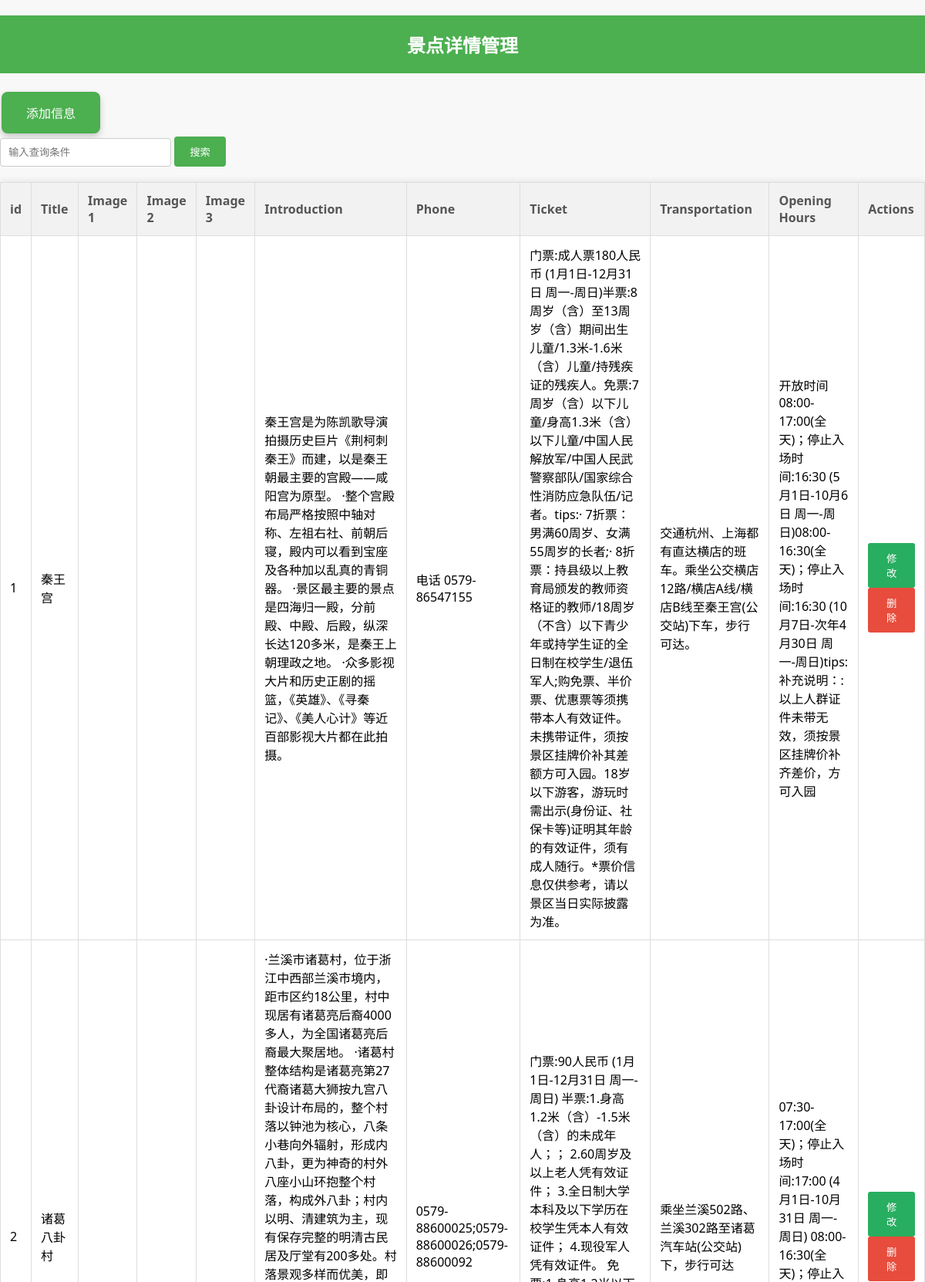
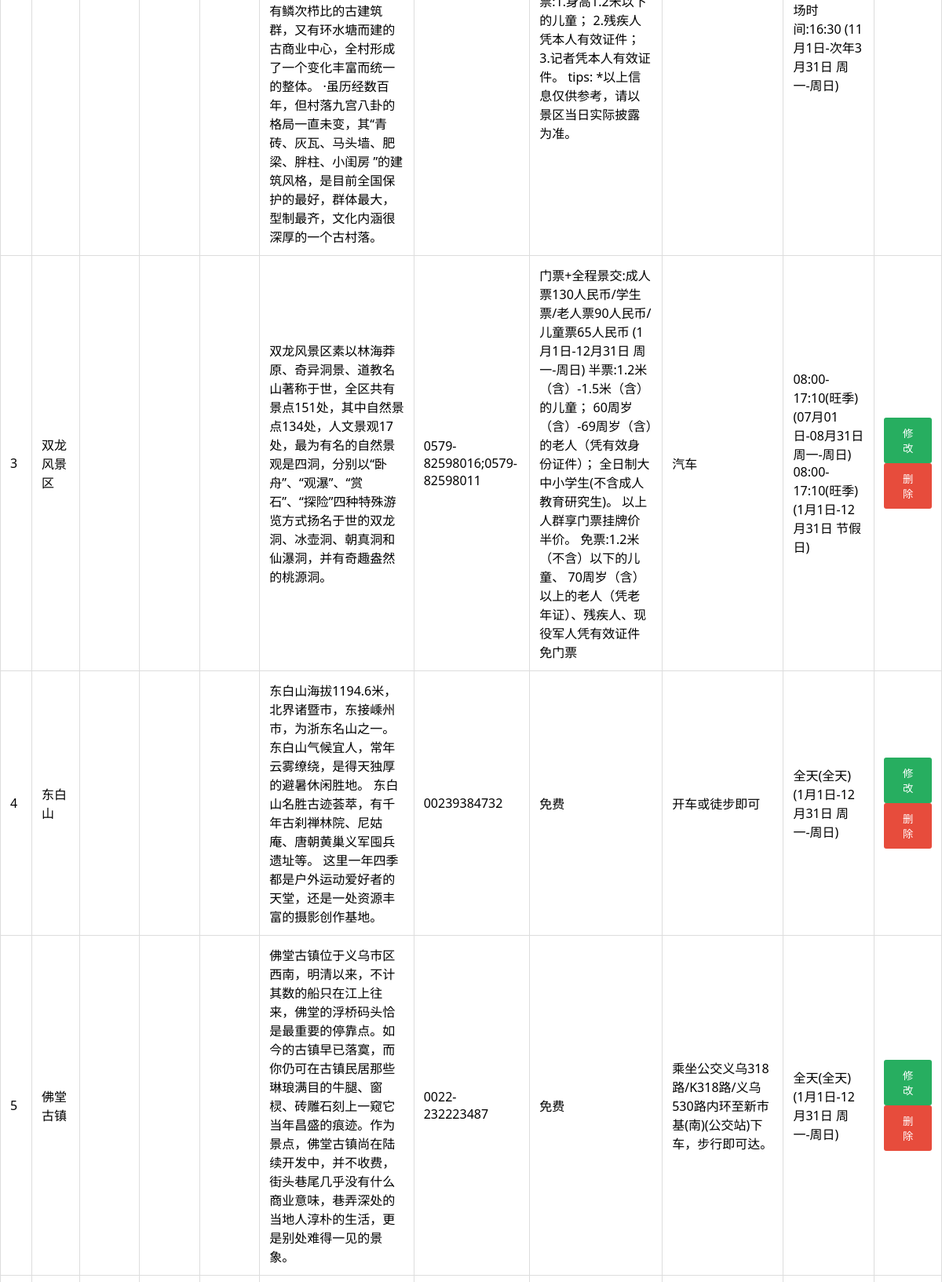
The app's page /ternaiml_manger/tourist_detail.php (upper part) with its own data (2 pictures, top to bottom).
### tables this page shows
CREATE TABLE `tourist_details` (
  `tourist_id` int(11) NOT NULL,
  `title` varchar(255) DEFAULT NULL,
  `image1` varchar(255) DEFAULT NULL,
  `image2` varchar(255) DEFAULT NULL,
  `image3` varchar(255) DEFAULT NULL,
  `introduction` text,
  `phone` text,
  `ticket` text,
  `transportation` text,
  `opening_hours` text
);

### ternaiml_manger/tourist_detail.php (the view, shortened to what this page needs)
<?php
require "config.php";
$itemsPerPage = 7;
$page = isset($_GET['page']) ? $_GET['page'] : 1;
$touristsData = [];
$searchQuery = "";
$touristsQuery = "SELECT * FROM tourist_details $searchQuery LIMIT " . (($page - 1) * $itemsPerPage) . ", $itemsPerPage";
$touristsResult = $conn->query($touristsQuery);
while ($tourist = $touristsResult->fetch_assoc()) {
    $touristsData[] = [
        'tourist_id' => $tourist['tourist_id'],
        'title' => htmlspecialchars($tourist['title']),
        'image1' => $tourist['image1'],
        'image2' => $tourist['image2'],
        'image3' => $tourist['image3'],
        'introduction' => htmlspecialchars($tourist['introduction']),
        'phone' => htmlspecialchars($tourist['phone']),
        'ticket' => htmlspecialchars($tourist['ticket']),
        'transportation' => htmlspecialchars($tourist['transportation']),
        'opening_hours' => htmlspecialchars($tourist['opening_hours'])
    ];
}
?>
<!DOCTYPE html>
<html lang="en">
<head>
    <link rel="stylesheet" href="./css/tourist_detail.css">
</head>
<body>
    <h2>景点详情管理</h2>
    <table border="1" id="yourTable">
        <tr>
            <th>id</th>
            <th>Title</th>
            <th>Image 1</th>
            <th>Image 2</th>
            <th>Image 3</th>
            <th>Introduction</th>
            <th>Phone</th>
            <th>Ticket</th>
            <th>Transportation</th>
            <th>Opening Hours</th>
            <th>Actions</th>
        </tr>
        <?php foreach ($touristsData as $data) : ?>
            <tr>
                <td><?= $data['tourist_id'] ?></td>
                <td><?= $data['title'] ?></td>
                <td><img src="../<?= $data['image1'] ?>" alt=""></td>
                <td><img src="../<?= $data['image2'] ?>" alt=""></td>
                <td><img src="../<?= $data['image3'] ?>" alt=""></td>
                <td><?= $data['introduction'] ?></td>
                <td><?= $data['phone'] ?></td>
                <td><?= $data['ticket'] ?></td>
                <td><?= $data['transportation'] ?></td>
                <td><?= $data['opening_hours'] ?></td>
                <td>
                    <button class="edit-btn" data-original-name="<?= $data['title'] ?>" data-original-description="<?= $data['introduction'] ?>" data-original-image="<?= $data['image_url'] ?>" data-original-phone="<?= $data['phone'] ?>" data-original-ticket="<?= $data['ticket'] ?>" data-original-transportation="<?= $data['transportation'] ?>" data-original-opening-hours="<?= $data['opening_hours'] ?>" data-region-id="<?= $data['tourist_id'] ?>">
                        修改
                    </button>
                    <button class="delete-btn" onclick="confirmDelete(this)" data-original-name="<?= $data['title'] ?>" data-original-description="<?= $data['introduction'] ?>" data-original-image="<?= $data['image_url'] ?>" data-region-id="<?= $data['tourist_id'] ?>">
                        删除
                    </button>
                </td>
            </tr>
        <?php endforeach; ?>
        <button type="button" id="showAddModal" class="btn btn-primary custom-button" onclick="showAddModal()">
            添加信息
        </button>
        <div id="searchSection">
            <form method="get">
                <input type="text" name="search" id="searchInput" placeholder="输入查询条件">
                <button type="submit" id="searchButton">搜索</button>
            </form>
        </div>
    </table>
</body>
</html>

### ternaiml_manger/css/tourist_detail.css (style rules this page uses)
body { font-family: 'Segoe UI', Tahoma, Geneva, Verdana, sans-serif; margin: 0; padding: 0; background-color: #f8f8f8; }
h2 { color: #333; text-align: center; padding: 20px; background-color: #4CAF50; color: white; }
table { border-collapse: collapse; width: 100%; margin: 20px auto; background-color: #fff; box-shadow: 0 0 10px rgba(0, 0, 0, 0.1); }
th, td { border: 1px solid #ddd; padding: 12px; text-align: left; }
th { background-color: #f2f2f2; color: #555; }
button.edit-btn { background-color: #27ae60; color: #fff; border: none; padding: 10px 20px; cursor: pointer; border-radius: 3px; }
button.delete-btn { background-color: #e74c3c; color: #fff; border: none; padding: 10px 20px; cursor: pointer; border-radius: 3px; }

### ternaiml_manger/tourist_detail.php (style rules this page uses)
.custom-button { background-color: #4CAF50; border: none; color: white; padding: 15px 32px; text-align: center; text-decoration: none; display: inline-block; font-size: 16px; margin: 4px 2px; transition-duration: 0.4s; cursor: pointer; border-radius: 8px; box-shadow: 0 4px 8px 0 rgba(0, 0, 0, 0.2); }
#searchSection { margin-bottom: 20px; }
#searchInput { padding: 10px; width: 200px; border: 1px solid #ccc; border-radius: 4px; }
#searchButton { padding: 10px 20px; background-color: #4CAF50; color: white; border: none; border-radius: 4px; cursor: pointer; }

### records on screen
tourist_details: tourist_id "1", title "秦王宫", introduction "秦王宫是为陈凯歌导演拍摄历史巨片《荆柯刺秦王》而建，以是秦王朝最主要的宫殿——咸阳宫为原型。 ·整个宫殿布局严格按照中轴对称、左祖右社、前朝后寝，殿内可以看到宝座及各种加以乱真的青铜器。 ·景区最主要的景点是四海归一殿，分前殿、中殿、后殿，纵深长达120多米，是秦王上朝理政之地。 ·众多影视大片和历史正剧的摇篮，《英雄》、《寻秦记》、《美人心计》等近百部影视大片都在此拍摄。", phone "电话 0579-86547155", ticket "门票:成人票180人民币 (1月1日-12月31日 周一-周日)半票:8周岁（含）至13周岁（含）期间出生儿童/1.3米-1.6米（含）儿童/持残疾证的残疾人。免票:7周岁（含）以下儿童/身高1.3米（含）以下儿童/中国人民解放军/中国人民武警察部队/国家综合性消防应急队伍/记者。tips:· 7折票：男满60周岁、女满55周岁的长者;· 8折票：持县级以上教育局颁发的教师资格证的教师/18周岁（不含）以下青少年或持学生证的全日制在校学生/退伍军人;购免票、半价票、优惠票等须携带本人有效证件。未携带证件，须按景区挂牌价补其差额方可入园。18岁以下游客，游玩时需出示(身份证、社保卡等)证明其年龄的有效证件，须有成人随行。*票价信息仅供参考，请以景区当日实际披露为准。", transportation "交通杭州、上海都有直达横店的班车。乘坐公交横店12路/横店A线/横店B线至秦王宫(公交站)下车，步行可达。", opening_hours "开放时间08:00-17:00(全天)；停止入场时间:16:30 (5月1日-10月6日 周一-周日)08:00-16:30(全天)；停止入场时间:16:30 (10月7日-次年4月30日 周一-周日)tips:补充说明：:以上人群证件未带无效，须按景区挂牌价补齐差价，方可入园"
tourist_details: tourist_id "2", title "诸葛八卦村", introduction "·兰溪市诸葛村，位于浙江中西部兰溪市境内，距市区约18公里，村中现居有诸葛亮后裔4000多人，为全国诸葛亮后裔最大聚居地。 ·诸葛村整体结构是诸葛亮第27代裔诸葛大狮按九宫八卦设计布局的，整个村落以钟池为核心，八条小巷向外辐射，形成内八卦，更为神奇的村外八座小山环抱整个村落，构成外八卦；村内以明、清建筑为主，现有保存完整的明清古民居及厅堂有200多处。村落景观多样而优美，即有鳞次栉比的古建筑群，又有环水塘而建的古商业中心，全村形成了一个变化丰富而统一的整体。 ·虽历经数百年，但村落九宫八卦的格局一直未变，其“青砖、灰瓦、马头墙、肥梁、胖柱、小闺房 ”的建筑风格，是目前全国保护的最好，群体最大，型制最齐，文化内涵很深厚的一个古村落。", phone "0579-88600025;0579-88600026;0579-88600092", ticket "门票:90人民币 (1月1日-12月31日 周一-周日) 半票:1.身高1.2米（含）-1.5米（含）的未成年人；； 2.60周岁及以上老人凭有效证件； 3.全日制大学本科及以下学历在校学生凭本人有效证件； 4.现役军人凭有效证件。 免票:1.身高1.2米以下的儿童； 2.残疾人凭本人有效证件； 3.记者凭本人有效证件。 tips: *以上信息仅供参考，请以景区当日实际披露为准。", transportation "乘坐兰溪502路、兰溪302路至诸葛汽车站(公交站)下，步行可达", opening_hours "07:30-17:00(全天)；停止入场时间:17:00 (4月1日-10月31日 周一-周日) 08:00-16:30(全天)；停止入场时间:16:30 (11月1日-次年3月31日 周一-周日)"
tourist_details: tourist_id "3", title "双龙风景区", introduction "双龙风景区素以林海莽原、奇异洞景、道教名山著称于世，全区共有景点151处，其中自然景点134处，人文景观17处，最为有名的自然景观是四洞，分别以“卧舟”、“观瀑”、“赏石”、“探险”四种特殊游览方式扬名于世的双龙洞、冰壶洞、朝真洞和仙瀑洞，并有奇趣盎然的桃源洞。", phone "0579-82598016;0579-82598011", ticket "门票+全程景交:成人票130人民币/学生票/老人票90人民币/儿童票65人民币 (1月1日-12月31日 周一-周日) 半票:1.2米（含）-1.5米（含）的儿童； 60周岁（含）-69周岁（含）的老人（凭有效身份证件）； 全日制大中小学生(不含成人教育研究生)。 以上人群享门票挂牌价半价。 免票:1.2米（不含）以下的儿童、 70周岁（含）以上的老人（凭老年证）、残疾人、现役军人凭有效证件免门票", transportation "汽车", opening_hours "08:00-17:10(旺季) (07月01日-08月31日 周一-周日) 08:00-17:10(旺季) (1月1日-12月31日 节假日)"
tourist_details: tourist_id "4", title "东白山", introduction "东白山海拔1194.6米，北界诸暨市，东接嵊州市，为浙东名山之一。 东白山气候宜人，常年云雾缭绕，是得天独厚的避暑休闲胜地。 东白山名胜古迹荟萃，有千年古刹禅林院、尼姑庵、唐朝黄巢义军囤兵遗址等。 这里一年四季都是户外运动爱好者的天堂，还是一处资源丰富的摄影创作基地。", phone "00239384732", ticket "免费", transportation "开车或徒步即可", opening_hours "全天(全天) (1月1日-12月31日 周一-周日)"
tourist_details: tourist_id "5", title "佛堂古镇", introduction "佛堂古镇位于义乌市区西南，明清以来，不计其数的船只在江上往来，佛堂的浮桥码头恰是最重要的停靠点。如今的古镇早已落寞，而你仍可在古镇民居那些琳琅满目的牛腿、窗棂、砖雕石刻上一窥它当年昌盛的痕迹。作为景点，佛堂古镇尚在陆续开发中，并不收费，街头巷尾几乎没有什么商业意味，巷弄深处的当地人淳朴的生活，更是别处难得一见的景象。", phone "0022-232223487", ticket "免费", transportation "乘坐公交义乌318路/K318路/义乌530路内环至新市基(南)(公交站)下车，步行即可达。", opening_hours "全天(全天) (1月1日-12月31日 周一-周日)"
